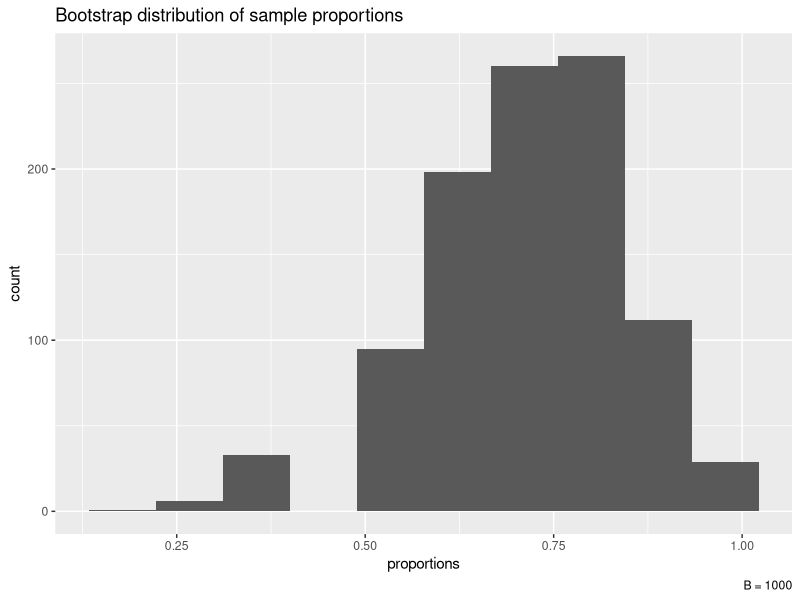

Here is the R script that generated this plot:
## ---- chunk 1
set.seed(1)
## ---- chunk 2
x <- c("berry", "burry", "berry", "berry", "berry", 
       "bury", "berry", "burry", "berry", "berry")

n <- length(x)
B <- 1000
boot_props <- rep(NA, B)
for(b in 1:B){
  x_b <- sample(x, size = n, replace = TRUE)
  boot_props[b] <- sum(x_b == "berry")/n
}

library(tidyverse)
data.frame(boot_props = boot_props) |>
  ggplot(aes(x = boot_props)) +
  geom_histogram(bins = 10) +
  labs(x = "proportions",
       title = "Bootstrap distribution of sample proportions",
       caption = paste0("B = ", B))
